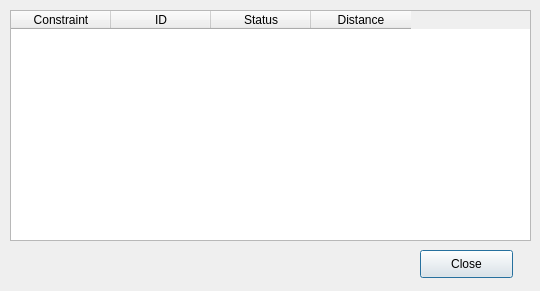
<?xml version="1.0" encoding="UTF-8"?>
<ui version="4.0">
 <class>dlgPipelineDialog</class>
 <widget class="QDialog" name="dlgPipelineDialog">
  <property name="geometry">
   <rect>
    <x>0</x>
    <y>0</y>
    <width>540</width>
    <height>291</height>
   </rect>
  </property>
  <property name="windowTitle">
   <string>Pipeline Planner</string>
  </property>
  <widget class="QTableWidget" name="tblImpacts">
   <property name="geometry">
    <rect>
     <x>10</x>
     <y>10</y>
     <width>521</width>
     <height>231</height>
    </rect>
   </property>
   <property name="alternatingRowColors">
    <bool>true</bool>
   </property>
   <column>
    <property name="text">
     <string>Constraint</string>
    </property>
   </column>
   <column>
    <property name="text">
     <string>ID</string>
    </property>
   </column>
   <column>
    <property name="text">
     <string>Status</string>
    </property>
   </column>
   <column>
    <property name="text">
     <string>Distance</string>
    </property>
   </column>
  </widget>
  <widget class="QPushButton" name="btnPush">
   <property name="geometry">
    <rect>
     <x>420</x>
     <y>250</y>
     <width>93</width>
     <height>28</height>
    </rect>
   </property>
   <property name="text">
    <string>Close</string>
   </property>
  </widget>
 </widget>
 <resources/>
 <connections>
  <connection>
   <sender>btnPush</sender>
   <signal>pressed()</signal>
   <receiver>dlgPipelineDialog</receiver>
   <slot>reject()</slot>
   <hints>
    <hint type="sourcelabel">
     <x>456</x>
     <y>273</y>
    </hint>
    <hint type="destinationlabel">
     <x>262</x>
     <y>149</y>
    </hint>
   </hints>
  </connection>
 </connections>
</ui>
